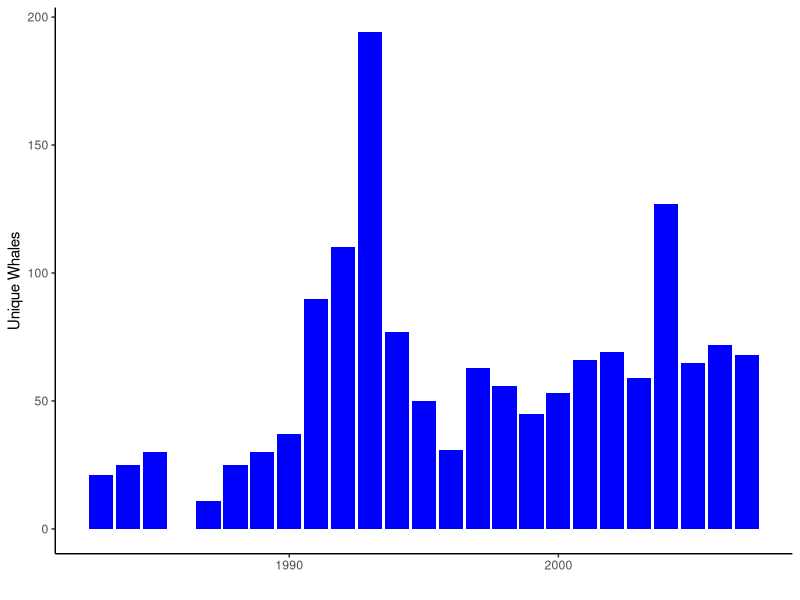
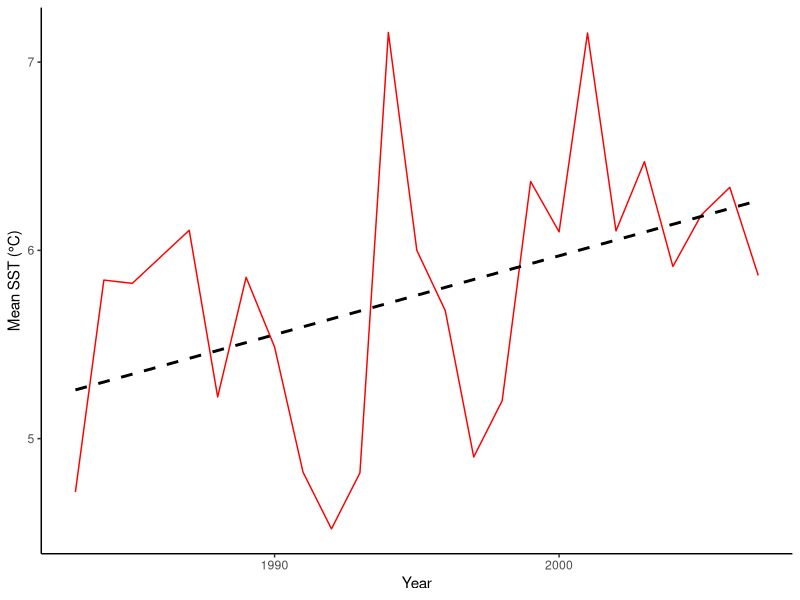
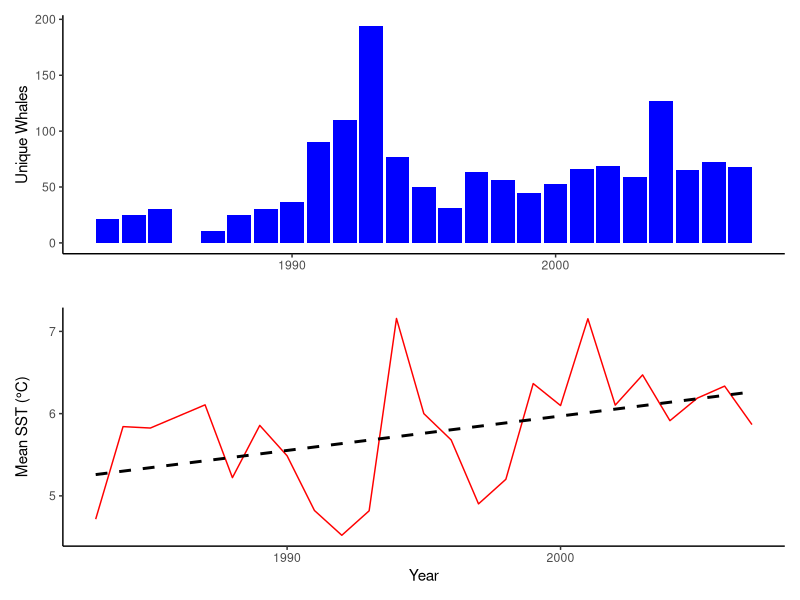

These charts were generated, in order, by the following R code:
## ---- chunk 1
#resetting the environment 
rm(list = ls())
#loading required packages 
library(dplyr) #for dataframe editing
library(ggplot2) #for making graphs
library(patchwork) #for combing two graphs

## ---- chunk 2
#reading the files 
Hp <- read.csv("Humpback.csv.csv")
SST <- read.csv("SST_MB5370.csv.csv")

#getting the number of unique humpbacks appearing every year 

Hp_year <- Hp %>%
  filter(!is.na(NOM.NAME)) %>% # removing NAs
  group_by(ANNEE.YEAR) %>% #grouping by year 
  summarise(
    unique_whales = n_distinct(NOM.NAME), #only keeping distinct whales 
    .groups = "drop"
  )

Hp_year

#joining the two datasets together 
Hp_SST <- Hp_year %>%
  left_join(SST, by = "ANNEE.YEAR")

#graphing whales per year alongside average temperature per year of gulf
HpPlot <- 
  ggplot(Hp_SST, aes(x = ANNEE.YEAR, y = unique_whales)) +
  geom_col(fill = "blue") +
  xlab("") +
  ylab("Unique Whales") + 
  theme_classic()
HpPlot

#graph for average SST over years (including on months from July-october)
SSTPlot <- 
  ggplot(Hp_SST, aes(x = ANNEE.YEAR, y = Mean_SST)) +
  geom_line(colour = "red") +
  geom_smooth(method = "lm", se = FALSE, colour = "black", linetype = "dashed") +
  xlab("Year") +
  ylab("Mean SST (°C)") +
  theme_classic()
SSTPlot

#adding the two graphs onto the same plot 
final_plot <- HpPlot / SSTPlot
final_plot 
#saving the graph
ggsave("FinalPlot.jpg", plot=final_plot)
